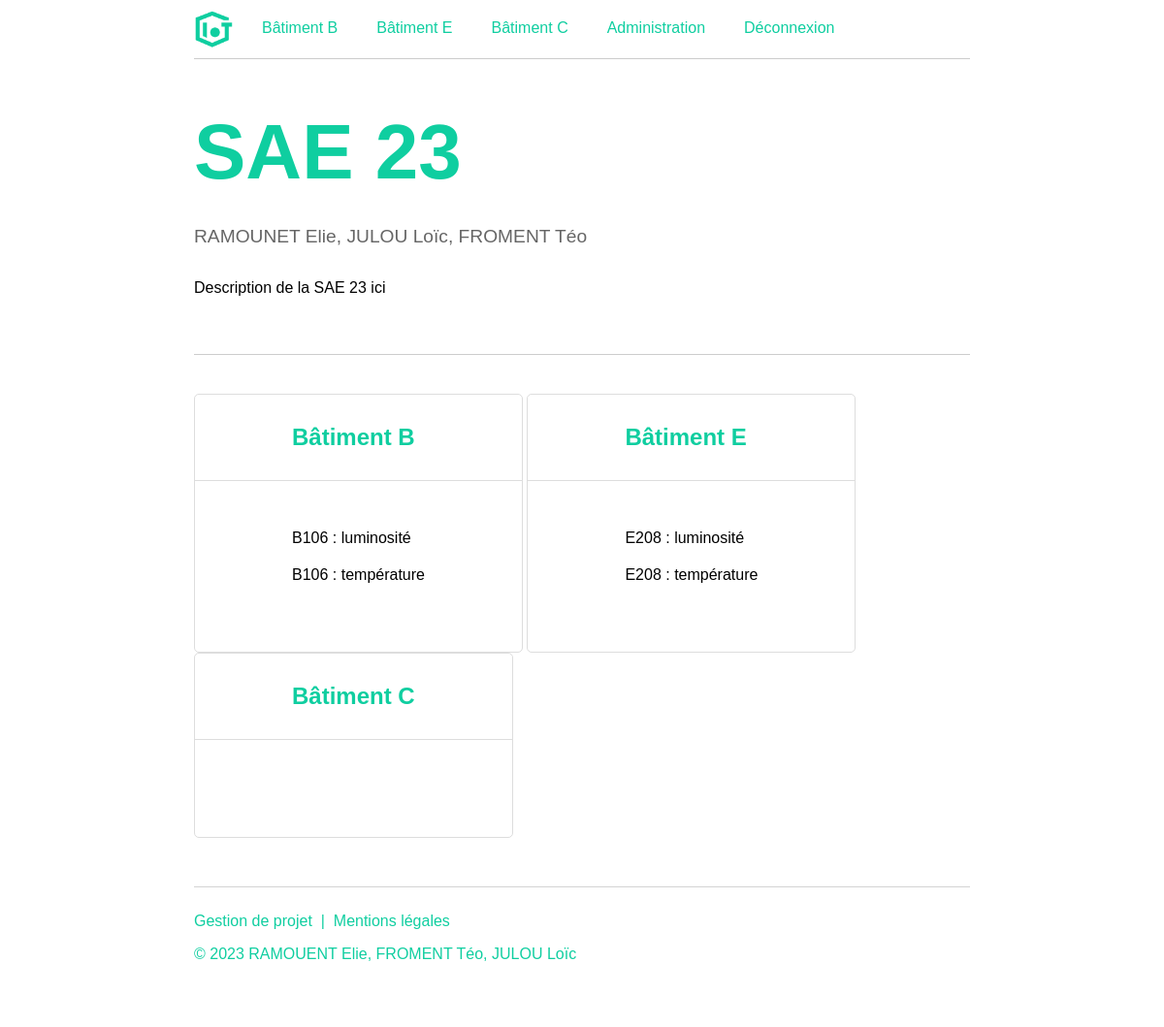
The page / (signed in) on the database its author committed.
### tables this page shows
CREATE TABLE `Batiment` (
  `id_bat` tinyint(4) NOT NULL,
  `nom_bat` varchar(1) NOT NULL,
  `login_gest` varchar(25) NOT NULL,
  `password_gest` varchar(64) NOT NULL
);

CREATE TABLE `Capteur` (
  `id_capt` tinyint(4) NOT NULL,
  `id_bat` tinyint(4) NOT NULL,
  `nom_capt` varchar(25) NOT NULL,
  `type_capt` varchar(25) NOT NULL
);

### index.php (the view, shortened to what this page needs)
<?php
	require('inc/db.php');
	require('inc/functions.php');
	$buildings_query = mysqli_query($db, 'SELECT id_bat, nom_bat FROM Batiment');
	$buildings = mysqli_fetch_all($buildings_query);
	html_header(
    'SAE 23 - Accueil',
    'Page d\'accueil de la SAE 23'
  );
	html_nav($buildings);
?>
<header>
		<h1>SAE 23</h1>
		<small>RAMOUNET Elie, JULOU Loïc, FROMENT Téo</small>
		<p class="description">Description de la SAE 23 ici</p>
</header>
<main>
	<?php
		foreach($buildings as $building)
		{
		?>
		<div class="box">
			<a href="./sensors.php?b=<?php echo $building[0] ?>"><h2>Bâtiment <?php echo $building[1] ?></h2></a>
			<ul>
				<?php
				$sensors_query = mysqli_query($db, 'SELECT nom_capt FROM Capteur WHERE id_bat = ' . $building[0]);
				while ($sensor = mysqli_fetch_assoc($sensors_query))
				{
					echo '<li>' . str_replace('-', ' : ', $sensor['nom_capt']) . '</li>';
				}
				?>
			</ul>
		</div>
		<?php
		}
	?>
</main>
<?php
html_footer();
?>

### inc/functions.php (shortened to what this page needs)
<?php
	function html_header($title, $description) {
		echo "<!DOCTYPE html>
		<html>
		<head>
			<meta charset='utf-8'>
			<meta name='viewport' content='width=device-width, initial-scale=1'>
			<meta name='description' content=\"$description\">
			<meta name='author' content='RAMOUNET Elie, JULOU Loïc, FROMENT Téo'>
			<link type='text/css' rel='stylesheet' href='css/style.css'>
			<title>$title</title>
		</head>
		<body>";
	}
	function html_nav($buildings) {
		$nav = '<nav class="flex">
		<img alt="Logo d\'IoT" src="./img/logo.png" class="logo">';
		foreach($buildings as $building)
			$nav = $nav . '<a href="sensors.php?b=' . $building[0] . '">Bâtiment ' . $building[1] . '</a>';
		$nav = $nav . '<a href="admin.php">Administration</a>';
		if ($_SESSION['connected'] === 1) {
			$nav = $nav . '<a href="logout.php">Déconnexion</a>';
		}
		echo $nav . '</nav>';
	}
	function html_footer() {
		echo "<footer>
		<p><a href='projet.php'>Gestion de projet</a>&nbsp; | &nbsp;<a href='legal.php'>Mentions légales</a>
			<p>&copy; 2023 RAMOUENT Elie, FROMENT Téo, JULOU Loïc</p>
			</footer>
		</body>
		</html>";
	}
?>

### css/style.css (style rules this page uses)
:root { --blue1: #00a6fb; --blue2: #0582CA; --blue3: #006494; --blue4: #003554; --black: #051923; --green: #0fcea0; }
* { font-family: sans-serif, arial; box-sizing: border-box; }
html { scroll-behavior: smooth; }
body { margin: 0 400px 0; }
.flex { display: flex; }
.logo { width: 40px; margin-right: 20px; }
h1 { color: var(--green); font-size: 5em; margin: 50px 0 30px; }
header small { font-size: 1.2em; opacity: 0.6; }
header { border-bottom: 1px solid #ccc; padding-bottom: 40px; margin: 20px 0 40px; }
.description { line-height: 1.5; margin-top: 30px; text-align: justify; }
a { color: var(--green); text-decoration: none; }
nav { padding: 10px 0; border-bottom: 1px solid #ccc; margin-bottom: 30px; position: sticky; top: 0; z-index: 9; background-color: white; }
nav a { display: inline-block; padding: 10px; border-radius: 3px; margin-right: 20px; }
.box { border-radius: 5px; display: inline-block; border: 1px solid #ddd; }
.box h2 { border-bottom: 1px solid #ddd; margin: 0; padding: 30px 100px; }
.box ul { margin: 0; padding: 50px 100px; }
.box ul li { list-style-type: none; margin-bottom: 20px; }
h2 { margin: 40px 0 30px; color: var(--green); }
footer { padding: 10px 0 50px; color: var(--green); border-top: 1px solid lightgray; margin-top: 50px; }
@media all and (max-width: 1466px) { body { margin: 0 200px 0; } }

### rows shown on the page
batiment: nom_bat "B"
batiment: nom_bat "E"
batiment: nom_bat "C"
capteur: nom_capt "B106 : luminosité"
capteur: nom_capt "B106 : température"
capteur: nom_capt "E208 : luminosité"
capteur: nom_capt "E208 : température"
